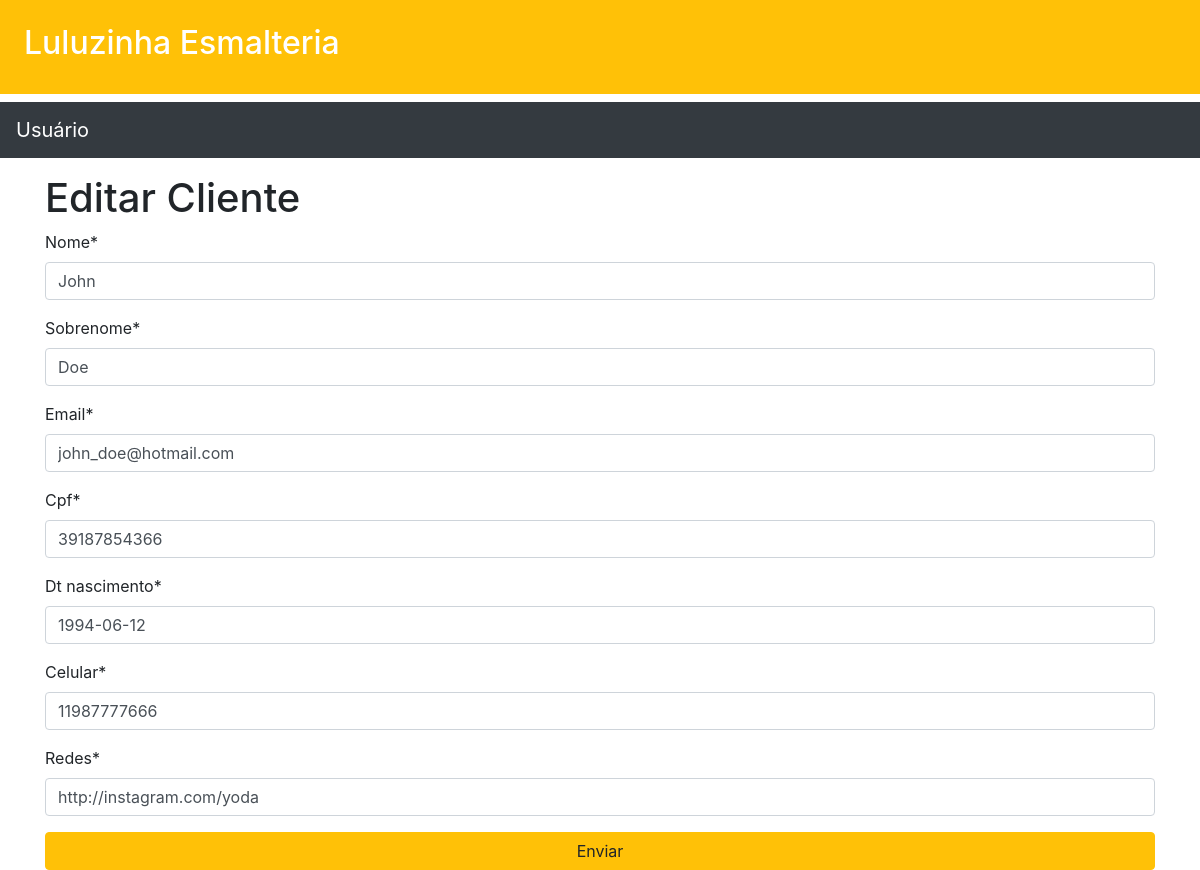
The page /clientes/clientes/editar_cliente/5 on the database as committed earlier.
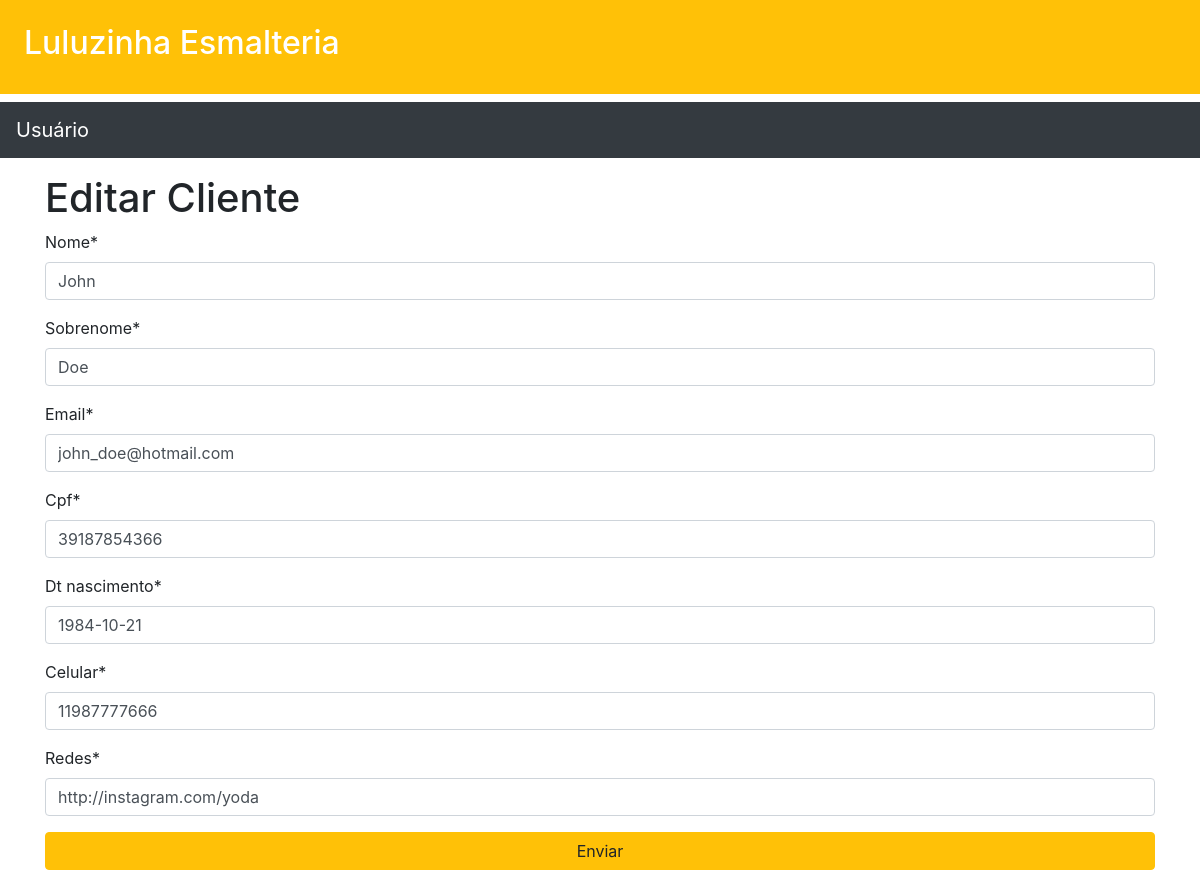
The same page on the database as committed later.
### clientes/models.py (models this page shows, shortened)
class Cliente(models.Model):
    nome = models.CharField(max_length=250)
    sobrenome = models.CharField(max_length=250)
    email = models.EmailField()
    cpf = models.CharField(max_length=14,unique=True)
    dt_nascimento = models.DateField(default='1900-01-01')
    celular = models.CharField(max_length=15)
    redes = models.CharField(max_length=80)
    data_criacao = models.DateField(auto_now_add=True)

### clientes/views.py (the view)
# urls.py: path('clientes/editar_cliente/<int:id>',editar_cliente,name='editar_cliente'),
def editar_cliente(request,id=None):
    cliente = get_object_or_404(Cliente,id=id)
    form = ClienteForm(request.POST or None,instance=cliente)
    if form.is_valid():
        obj = form.save()
        obj.save()
        messages.info(request,"Cliente editado com sucesso")
        return redirect('lista_de_clientes')
    return render(request,"clientes/editar_cliente.html",{'form':form})

### clientes/forms.py
class ClienteForm(forms.ModelForm):
    class Meta:
        model =  Cliente
        fields = ['nome','sobrenome','email','cpf','dt_nascimento','celular','redes']
        widgets = {
            'nome':forms.TextInput(attrs={'placeholder':'Informe o nome do cliente'}),
            'sobrenome':forms.TextInput(attrs={'placeholder':'Informe o sobrenome do cliente'}),
            'email':forms.TextInput(attrs={'placeholder':'Informe o email do cliente'}),
            'cpf':forms.TextInput(attrs={'placeholder':'Informe o cpf do cliente'}),
            'dt_nascimento':forms.TextInput(attrs={'placeholder':'Informe a data de nascimento do cliente'}),
            'celular':forms.TextInput(attrs={'placeholder':'Informe o celular do cliente'}),
            'redes':forms.TextInput(attrs={'placeholder':'Informe a rede social do cliente'})
        }

### core/templates/clientes/editar_cliente.html
{% extends 'base2.html' %}
{% load crispy_forms_tags %}
{% block content %}
<div class="container">
    <h1>Editar Cliente</h1>
    <form action="" method="post"> {% csrf_token %}
        {{ form|crispy }}
        <input type="submit" class="btn btn-block btn-warning" value="Enviar">
    </form>
</div>
{% endblock %}

Rows that differ between the two databases and show on the page:
changed Cliente "John": dt_nascimento "1994-06-12" → "1984-10-21"
